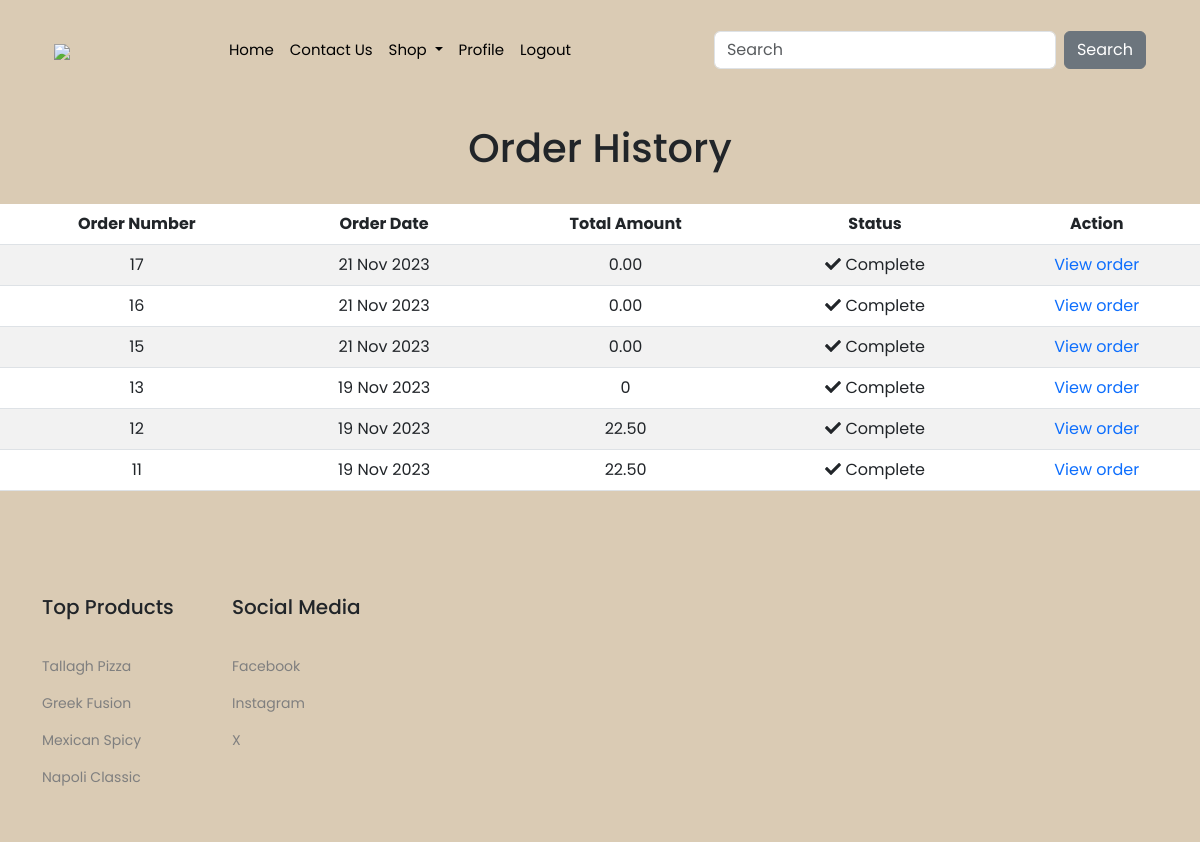
Before: /order/history/ (signed in) with the older database file.
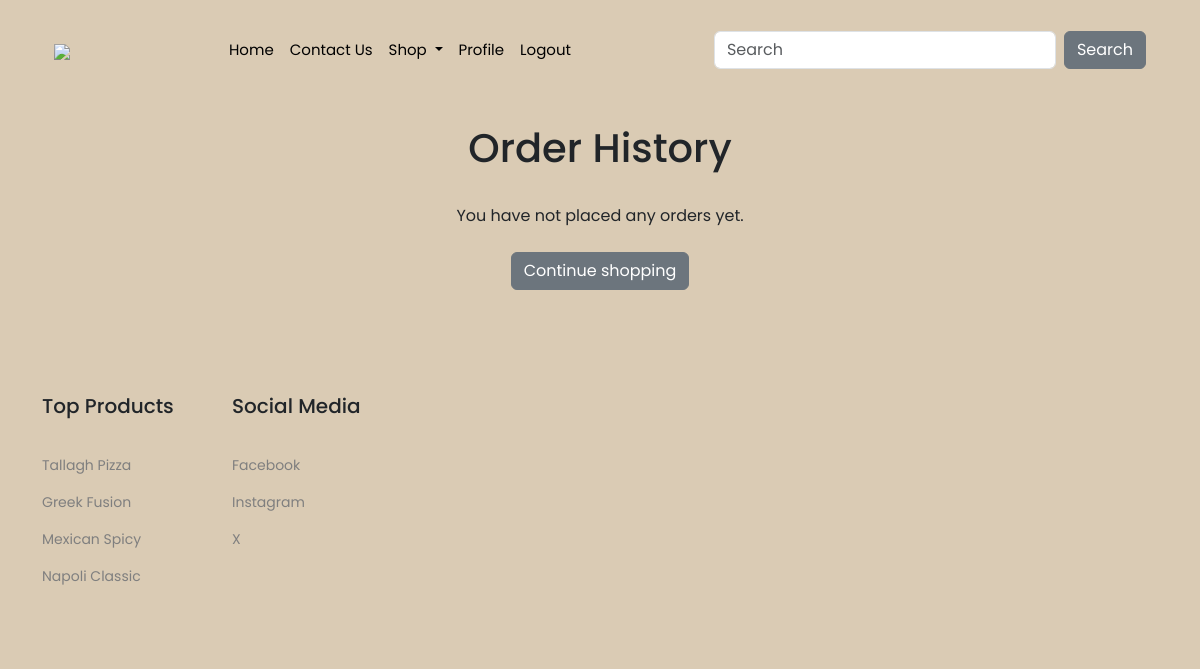
After: the same page with the newer database file.
### order/models.py (models this page shows, shortened)
class Order(models.Model):
    token = models.CharField(max_length=250, blank=True)
    total = models.DecimalField(max_digits=10, decimal_places=2, verbose_name='Euro Order Total', null=True, blank=True)
    emailAddress = models.EmailField(max_length=250, blank=True, verbose_name='Email Address')
    created = models.DateTimeField(auto_now_add=True)
    billingName = models.CharField(max_length=250, null=True, blank=True)
    billingAddress1 = models.CharField(max_length=250, null=True, blank=True)
    billingCity = models.CharField(max_length=250, null=True, blank=True)
    billingPostcode = models.CharField(max_length=10, null=True, blank=True)
    billingCountry = models.CharField(max_length=200, null=True, blank=True)
    shippingName = models.CharField(max_length=250, null=True, blank=True)
    shippingAddress1 = models.CharField(max_length=250, null=True, blank=True)
    shippingCity = models.CharField(max_length=250, null=True, blank=True)
    shippingPostcode = models.CharField(max_length=10, null=True, blank=True)
    shippingCountry = models.CharField(max_length=200, null=True, blank=True)
    voucher = models.ForeignKey(
        Voucher,
        related_name='orders',
        null=True,
        blank=True,
        on_delete=models.SET_NULL
    )
    discount = models.IntegerField(
        default=0,
        validators=[
            MinValueValidator(0),
            MaxValueValidator(100)
        ]
    )
    class Meta:
        db_table = 'Order'
        ordering = ['-created']
    def calculate_total(self):
        order_items = self.orderitem_set.all()
        total = sum(item.sub_total() for item in order_items)
        discount_amount = Decimal(self.discount) / 100 * total
        total -= discount_amount
        self.total = total
        self.save()

### order/views.py (the view)
# urls.py: path('history/', views.OrderHistory.as_view(), name='order_history'),
class OrderHistory(LoginRequiredMixin, View):
    def get(self, request):
        if request.user.is_authenticated:
            email = str(request.user.email)
            order_details = Order.objects.filter(emailAddress=email)
            for order in order_details:
                order.calculate_total()
            return render(request, 'order/orders_list.html', {'order_details': order_details})
        return render(request, 'order/orders_list.html')  # Handle the case where the user is not authenticated

### cart/context_processors.py (called while the page is built)
def counter(request):
    item_count = 0
    if 'admin' in request.path:
        return {}
    else:
        try:
            cart = Cart.objects.filter(cart_id=_cart_id(request))
            cart_items = CartItem.objects.all().filter(cart=cart[:1])
            for cart_item in cart_items:
                item_count += cart_item.quantity
        except Cart.DoesNotExist:
            item_count = 0
    return {'item_count': item_count}

### cart/views.py (called while the page is built)
def _cart_id(request):
    cart_id = request.session.session_key
    if not cart_id:
        request.session.save()
        cart_id = request.session.session_key
    return cart_id

### order/models.py (called while the page is built)
    def sub_total(self):
        return self.quantity * self.price

### shop/context_processors.py (called while the page is built)
def menu_links(request):
    links = Category.objects.all()
    return {'links': links}

### shop/models.py (called while the page is built)
    def get_absolute_url(self):
        return reverse('shop:products_by_category', args=[self.id])

### order/templates/order/orders_list.html (shortened to what this page needs)
{% extends "base.html" %}
{% load static %}
{% block content %}
<div>
    <div class="text-center">
        <br>
        <h1 class="text-center my_title">Order History</h1>
        <br>
        {% if order_details %}
        <table class="table table-striped">
            <thead>
                <tr>
                    <th>Order Number</th>
                    <th>Order Date</th>
                    <th>Total Amount</th>
                    <th>Status</th>
                    <th>Action</th>
                </tr>
            </thead>
            <tbody>
                {% for order in order_details %}
                <tr>
                    <td>{{ order.id }}</td>
                    <td>{{ order.created|date:"d M Y" }}</td>
                    <td>{{ order.total }}</td>
                    <td><i class="fas fa-check"></i>&nbsp;Complete</td>
                    <td><a href="{% url 'order:order_detail' order.pk %}">View order</a></td>
                </tr>
                {% endfor %}
            </tbody>
        </table>
        {% else %}
        <p>You have not placed any orders yet.<br><br><a
                href="{% url 'shop:shop_menu' %}"
                class="btn btn-secondary">Continue shopping</a></p>
        {% endif %}
    </div>
</div>
<br>
<br>
{% endblock %}

### shop/templates/base.html (shortened to what this page needs)
{% load static %}
<!DOCTYPE html>
<html lang="en">
<head>
    <link rel="stylesheet" type="text/css" href="static/css/owl.carousel.min.css">
    <link rel="stylesheet" type="text/css" href="static/css/owl.theme.default.min.css">
    <link href="https://cdn.jsdelivr.net/npm/bootstrap@5.3.0/dist/css/bootstrap.min.css" rel="stylesheet"
/>
    <link rel="stylesheet" href="{% static 'css/custom.css' %}">
</head>
<body>
<header class="main_menu home_menu">
    {% include 'navbar.html' %}
</header>
{% block content %}
{% endblock %}
{% include 'footer.html' %}
</body>
</html>

### shop/templates/navbar.html (shortened to what this page needs)
{% load static %}
<div class="container">
    <nav class="navbar navbar-expand-lg">
        <div class="container-fluid">
            <a class="navbar-brand" id="logo" href="{% url 'shop:index' %}"><img
                    src="{% static 'images/logo.png' %}"></a>
            <div class="collapse navbar-collapse" id="navbarSupportedContent">
                <ul class="navbar-nav m-auto mb-2 mb-lg-0">
                    <li class="nav-item">
                        <a class="nav-link active" aria-current="page" href="{% url 'shop:index' %}">Home</a>
                    </li>
                    <li class="nav-item">
                        <a class="nav-link active" aria-current="page" href="{% url 'shop:contact' %}">Contact Us</a>
                    </li>
                    <li class="nav-item dropdown">
                        <a class="nav-link dropdown-toggle" href="#" role="button" data-bs-toggle="dropdown"
                           aria-expanded="false">
                            Shop
                        </a>
                    </li>
                    {% if user.is_authenticated %}
                    <li class="nav-item">
                        <a class="nav-link" href="{% url 'order:order_history' %}">Profile</a>
                    </li>
                    <li class="nav-item">
                        <a class="nav-link" href="{% url 'logout' %}">Logout</a>
                    </li>
                    {% else %}
                    <li class="nav-item">
                        <a class="nav-link" href="{% url 'login' %}">Login</a>
                    </li>
                    {% endif %}
                </ul>
                <form class="d-flex" action="{% url 'search_app:searchResult' %} " method="get">
                    <input class="form-control me-2" type="search" placeholder="Search" aria-label="Search" name="q">
                    <button class="btn btn-secondary my-2 my-sm-0" type="submit">Search</button>
                </form>
            </div>
        </div>
    </nav>
</div>

### shop/templates/footer.html
<footer>
    <div class="container">
        <div class="row">
            <div class="col-lg-2">
                <div class="f-item">
                    <h4>Top Products</h4>
                    <ul>
                        <li><a href="">Tallagh Pizza</a></li>
                        <li><a href="">Greek Fusion</a></li>
                        <li><a href="">Mexican Spicy</a></li>
                        <li><a href="">Napoli Classic</a></li>
                    </ul>
                </div>
            </div>
            <div class="col-lg-2">
                <div class="f-item">
                    <h4>Social Media</h4>
                    <ul>
                        <li><a href="">Facebook</a></li>
                        <li><a href="">Instagram</a></li>
                        <li><a href="">X</a></li>
                    </ul>
                </div>
            </div>
        </div>
    </div>
</footer>

### static/css/custom.css (style rules this page uses)
*, ul { margin:0; padding:0; }
a { text-decoration: none; }
body { font-family: 'Poppins', sans-serif; background-color: var(--bgColor); }
:root { --black: #000; --primaryColor: #ff3368; --bgColor: #dacbb4 ; }
header { width: 100%;padding: 22px 0;background-color: var(--bgColor) }
.nav-item { margin: 0 12px:position:relative; }
.nav-link { color: var(--black);font-size: 15px; text-transform: capitalize; }
a#logo.navbar-brand img { width: 120px; }
footer { background-color: var(--bgColor); width:100%; padding: 40px 0; }
footer .f-item h4 { font-size:20px; font-weight: 500; margin-bottom: 35px; }
footer .f-item ul li { list-style: none; }
footer .f-item ul li a { font-size: 14px; color: #7f7f7f; margin-bottom: 14px; display: inline-block; }

Changed rows visible on the page:
removed Order: id "17", created "21 Nov 2023", total "0.00"
removed Order: id "16", created "21 Nov 2023", total "0.00"
removed Order: id "15", created "21 Nov 2023", total "0.00"
removed Order: id "13", created "19 Nov 2023", total "0"
removed Order: id "12", created "19 Nov 2023", total "22.50"
removed Order: id "11", created "19 Nov 2023", total "22.50"
Other visible differences:
text no longer shown: "Order Number Order Date Total Amount Status Action"
text now shown: "You have not placed any orders yet. Continue shopping"
